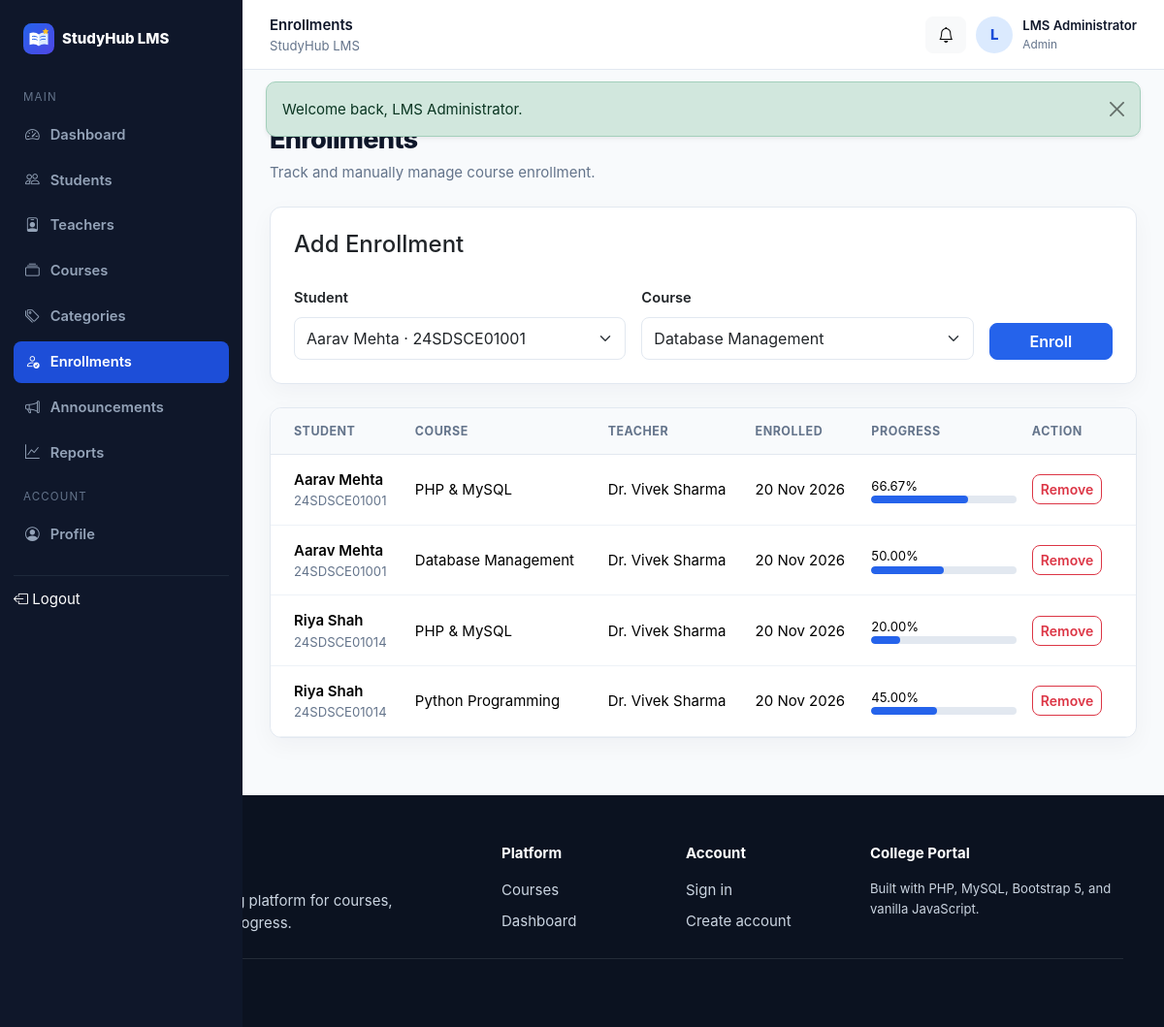
Page /admin/enrollments.php (signed in) on the committed database.
### tables this page shows
CREATE TABLE users (
  id INT UNSIGNED AUTO_INCREMENT PRIMARY KEY,
    
  full_name VARCHAR(120) NOT NULL,
    
  email VARCHAR(190) NOT NULL UNIQUE,
    
  password_hash VARCHAR(255) NOT NULL,
    
  role ENUM('admin',
    'teacher',
    'student') NOT NULL DEFAULT 'student',
    
  status ENUM('active',
    'inactive',
    'pending') NOT NULL DEFAULT 'active',
    
  enrollment_no VARCHAR(50) NULL UNIQUE,
    
  department VARCHAR(120) NULL,
    
  semester TINYINT UNSIGNED NULL,
    
  phone VARCHAR(20) NULL,
    
  bio TEXT NULL,
    
  avatar VARCHAR(255) NULL,
    
  created_at TIMESTAMP DEFAULT CURRENT_TIMESTAMP,
    
  updated_at TIMESTAMP DEFAULT CURRENT_TIMESTAMP ON
UPDATE CURRENT_TIMESTAMP
);

CREATE TABLE enrollments (
  id INT UNSIGNED AUTO_INCREMENT PRIMARY KEY,
    
  student_id INT UNSIGNED NOT NULL,
    
  course_id INT UNSIGNED NOT NULL,
    
  progress_percent DECIMAL(5,
    2) DEFAULT 0,
    
  enrolled_at TIMESTAMP DEFAULT CURRENT_TIMESTAMP,
    
  UNIQUE KEY uq_enrollment(student_id,
    course_id),
    
  CONSTRAINT fk_enroll_student FOREIGN KEY (student_id) REFERENCES users(id) ON DELETE CASCADE,
    
  CONSTRAINT fk_enroll_course FOREIGN KEY (course_id) REFERENCES courses(id) ON DELETE CASCADE
);

CREATE TABLE courses (
  id INT UNSIGNED AUTO_INCREMENT PRIMARY KEY,
    
  teacher_id INT UNSIGNED NOT NULL,
    
  category_id INT UNSIGNED NULL,
    
  title VARCHAR(180) NOT NULL,
    
  short_description VARCHAR(255) NULL,
    
  description TEXT NULL,
    
  thumbnail VARCHAR(255) NULL,
    
  level ENUM('Beginner',
    'Intermediate',
    'Advanced') DEFAULT 'Beginner',
    
  duration_hours DECIMAL(5,
    1) DEFAULT 0,
    
  status ENUM('draft',
    'published',
    'pending') DEFAULT 'draft',
    
  created_at TIMESTAMP DEFAULT CURRENT_TIMESTAMP,
    
  updated_at TIMESTAMP DEFAULT CURRENT_TIMESTAMP ON
UPDATE CURRENT_TIMESTAMP,
    
  CONSTRAINT fk_courses_teacher FOREIGN KEY (teacher_id) REFERENCES users(id) ON DELETE CASCADE,
    
  CONSTRAINT fk_courses_category FOREIGN KEY (category_id) REFERENCES categories(id) ON DELETE
SET NULL,
    
  INDEX idx_courses_status(status),
    INDEX idx_courses_teacher(teacher_id)
);

### admin/enrollments.php (the view, shortened to what this page needs)
<?php
$pageTitle='Enrollments';
require_once __DIR__.'/../includes/auth.php';
require_role('admin');
$students=$pdo->query("SELECT id,full_name,enrollment_no FROM users WHERE role='student' AND status='active' ORDER BY full_name")->fetchAll();
$courses=$pdo->query("SELECT id,title FROM courses WHERE status='published' ORDER BY title")->fetchAll();
$rows=$pdo->query("SELECT e.*,u.full_name student,u.enrollment_no,c.title course_title,t.full_name teacher FROM enrollments e JOIN users u ON u.id=e.student_id JOIN courses c ON c.id=e.course_id JOIN users t ON t.id=c.teacher_id ORDER BY e.enrolled_at DESC")->fetchAll();
require_once __DIR__.'/../includes/app_start.php';
?>
<div class="page-header">
<div>
<div class="section-kicker mb-2">Enrollment management</div>
<h1>Enrollments</h1>
<p>Track and manually manage course enrollment.</p>
</div>
</div>
?><div class="card p-4 mb-4">
<h4>Add Enrollment</h4>
<form method="post" class="row g-3 mt-1"><?=csrf_input()?><input type="hidden" name="action" value="add">
<div class="col-md-5">
<label class="form-label">Student</label>
<select name="student_id" class="form-select" required>
<?php
foreach($students as $s):?><option value="<?=$s['id']?>"><?=e($s['full_name'])?><?= $s['enrollment_no']?' · '.e($s['enrollment_no']):''?></option>
<?php
endforeach;
?></select>
</div>
<div class="col-md-5">
<label class="form-label">Course</label>
<select name="course_id" class="form-select" required>
<?php
foreach($courses as $c):?><option value="<?=$c['id']?>"><?=e($c['title'])?></option>
<?php
endforeach;
?></select>
</div>
<div class="col-md-2 d-flex align-items-end">
<button class="btn btn-primary w-100">Enroll</button>
</div>
</form>
</div>
<div class="card p-0 overflow-hidden">
<div class="table-responsive border-0">
<table class="table">
<thead>
<tr>
<th class="ps-4">Student</th>
<th>Course</th>
<th>Teacher</th>
<th>Enrolled</th>
<th>Progress</th>
<th class="pe-4">Action</th>
</tr>
</thead>
<tbody>
<?php
foreach($rows as $r):?><tr>
<td class="ps-4">
<div class="fw-semibold"><?=e($r['student'])?></div>
<div class="small text-muted"><?=e($r['enrollment_no']??'')?></div>
</td>
<td><?=e($r['course_title'])?></td>
<td><?=e($r['teacher'])?></td>
<td><?=e(date('d M Y',strtotime($r['enrolled_at'])))?></td>
<td style="min-width:150px">
<div class="d-flex justify-content-between small">
<span><?=e($r['progress_percent'])?>%</span>
</div>
<div class="progress">
<div class="progress-bar" style="width:<?=min(100,(float)$r['progress_percent'])?>%">
</div>
</div>
</td>
<td class="pe-4">
<form method="post" data-confirm="Remove this enrollment?"><?=csrf_input()?><input type="hidden" name="action" value="delete">
<button class="btn btn-sm btn-outline-danger">Remove</button>
</form>
</td>
</tr>
<?php
endforeach;
?></tbody>
</table>
</div>
</div>
<?php
include __DIR__.'/../includes/app_end.php';
?>

### includes/topbar.php (shortened to what this page needs)
<header class="app-topbar">
  <div class="d-flex align-items-center gap-3">
<div>
<div class="fw-semibold d-none d-md-block"><?= e($pageTitle)?></div>
<div class="small text-muted d-none d-md-block">StudyHub LMS</div>
</div>
</div>
  <div class="topbar-user">
<a class="btn btn-light position-relative" title="Announcements" href="announcements.php">
<i class="bi bi-bell">
</i>
?></a>
<div class="avatar"><?= e(strtoupper(substr($userName,0,1)))?></div>
<div class="d-none d-sm-block">
<div class="fw-semibold small"><?= e($userName)?></div>
<div class="text-muted" style="font-size:.74rem;text-transform:capitalize"><?= e($role)?></div>
</div>
</div>
</header>

### assets/css/style.css (style rules this page uses)
:root { --primary:#2563eb; --primary-dark:#1d4ed8; --success:#16a34a; --warning:#d97706; --danger:#dc2626; --bg:#f8fafc; --surface:#fff; --border:#e2e8f0; --text:#0f172a; --muted:#64748b; --sidebar:#0f172a; --sidebar-muted:#94a3b8; --radius:12px; }
* { box-sizing:border-box }
html,body { height:100% }
body { font-family:Inter,ui-sans-serif,system-ui,-apple-system,"Segoe UI",Roboto,Arial,sans-serif; background:var(--bg); color:var(--text); font-size:15px; line-height:1.55 }
a { text-decoration:none }
.text-muted { color:var(--muted)!important }
.card { border:1px solid var(--border); border-radius:var(--radius); box-shadow:0 8px 24px rgba(15,23,42,.04) }
.btn { border-radius:8px; font-weight:600 }
.btn-primary { background:var(--primary); border-color:var(--primary) }
.form-control,.form-select { border-color:var(--border); border-radius:8px; min-height:44px }
.form-label { font-weight:600; font-size:.92rem }
.section-kicker { font-size:.82rem; text-transform:uppercase; letter-spacing:.11em; color:var(--primary); font-weight:800 }
.app-topbar { height:72px; background:#fff; border-bottom:1px solid var(--border); display:flex; align-items:center; justify-content:space-between; padding:0 28px; position:sticky; top:0; z-index:1000 }
.topbar-user { display:flex; align-items:center; gap:10px }
.avatar { width:38px; height:38px; border-radius:50%; display:grid; place-items:center; background:#dbeafe; color:#1d4ed8; font-weight:800 }
.page-header { display:flex; justify-content:space-between; align-items:flex-start; gap:16px; margin-bottom:24px }
.page-header h1 { font-size:1.7rem; font-weight:800; letter-spacing:-.03em; margin:0 }
.page-header p { color:var(--muted); margin:5px 0 0 }
.progress { height:8px; background:#e2e8f0; border-radius:999px }
.progress-bar { background:var(--primary); border-radius:999px }
.table { margin:0 }
.table thead th { font-size:.78rem; text-transform:uppercase; letter-spacing:.04em; color:#64748b; background:#f8fafc; border-bottom-color:var(--border); white-space:nowrap }
.table td { vertical-align:middle; border-bottom-color:#eef2f7 }
.table-responsive { border:1px solid var(--border); border-radius:12px }
.table td,.table th { padding-top:14px; padding-bottom:14px }

### rows in the picture
users: full_name "L", full_name "LMS Administrator"
enrollments: student.full_name "Aarav Mehta", student.enrollment_no "24SDSCE01001", course.title "PHP & MySQL", users.full_name "Dr. Vivek Sharma", enrolled_at "20 Nov 2026", progress_percent "66.67"
enrollments: student.full_name "Aarav Mehta", student.enrollment_no "24SDSCE01001", course.title "Database Management", users.full_name "Dr. Vivek Sharma", enrolled_at "20 Nov 2026", progress_percent "50.00"
enrollments: student.full_name "Riya Shah", student.enrollment_no "24SDSCE01014", course.title "PHP & MySQL", users.full_name "Dr. Vivek Sharma", enrolled_at "20 Nov 2026", progress_percent "20.00"
enrollments: student.full_name "Riya Shah", student.enrollment_no "24SDSCE01014", course.title "Python Programming", users.full_name "Dr. Vivek Sharma", enrolled_at "20 Nov 2026", progress_percent "45.00"

### other values in the picture
$f['message'] "Welcome back, LMS Administrator."
$section "MAIN"
$label "Dashboard"
$label "Students"
$label "Teachers"
$label "Courses"
$label "Categories"
$label "Enrollments"
$label "Announcements"
$label "Reports"
$section "ACCOUNT"
$label "Profile"
$pageTitle "Enrollments"
$role "Admin"
form field student_id "Aarav Mehta · 24SDSCE01001"
